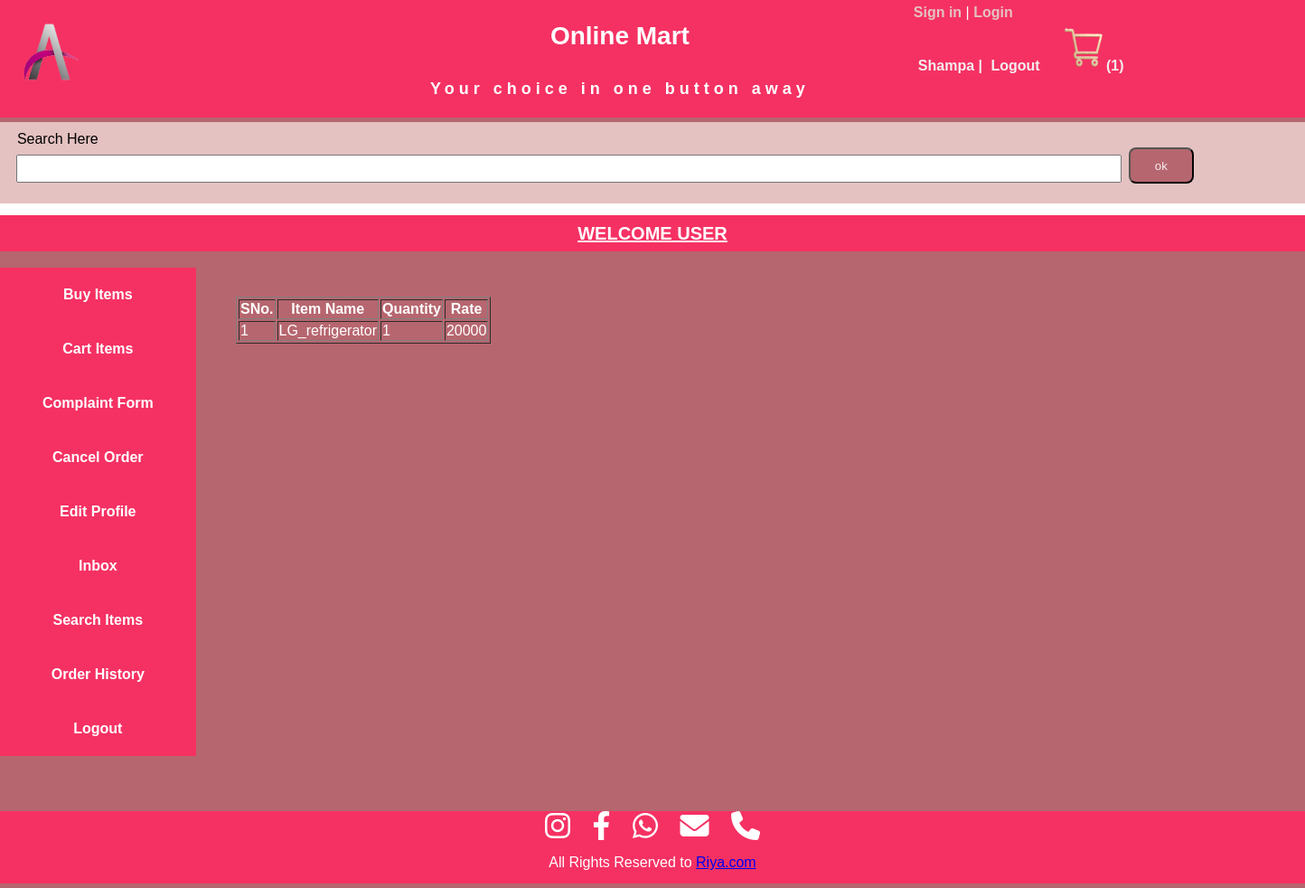
Page /displayOrderDetailForUserHistory.php?id=14 (signed in) on the committed database.
### tables this page shows
CREATE TABLE IF NOT EXISTS `order_detail` (
  `order_detail_id` int(11) NOT NULL AUTO_INCREMENT,
  `item_id` int(11) NOT NULL,
  `item_quantity` int(11) NOT NULL,
  `item_rate` float NOT NULL,
  `order_ref_id` int(11) NOT NULL,
  PRIMARY KEY (`order_detail_id`)
);

CREATE TABLE IF NOT EXISTS `item_info` (
  `item_id` int(11) NOT NULL AUTO_INCREMENT,
  `item_name` varchar(30) NOT NULL,
  `item_desc` text NOT NULL,
  `item_path` text NOT NULL,
  `parent_cat` int(11) NOT NULL,
  `item_rate` float NOT NULL,
  `item_disc` float NOT NULL,
  `reg_date` date NOT NULL,
  PRIMARY KEY (`item_id`)
);

### displayOrderDetailForUserHistory.php (the view, shortened to what this page needs)
<?php
   if(isset($_SESSION["uname"]) && $_SESSION["utype"]=="user")
   {
   include('header.php');
?>
<div id="content">
   <div id="adminHeader">
        <h1> <u>  WELCOME USER </u></h1>
   </div>
    <br>
    <div id="adminMain">
        <div id="LeftSide">
         <?php  include('userMenu.php');  ?>
        </div>
        <div id="RightSide">
           <?php
           $id = $_REQUEST["id"];
           include("databseconnect.php");
           $rsOrder = mysqli_query($con,"select * from order_detail,item_info where order_detail.item_id = item_info.item_id and order_ref_id='$id'");
           echo("<div id ='myList'>");
            echo("<table border ='1'>");
             echo("<tr>");
             echo("<th> SNo. </th>");
             echo("<th> Item Name </th>");
             echo("<th> Quantity </th>");
             echo("<th> Rate </th>");
             echo("</tr>");
             $cnt =0;
             while($row=mysqli_fetch_array($rsOrder))
             {
               $cnt++;
               echo("<tr>");
               echo("<td>");
               echo($cnt);
               echo("</td>");
               echo("<td>");
               echo($row["item_name"]);
               echo("</td>");
               echo("<td>");
               echo($row["item_quantity"]);
               echo("</td>");
               echo("<td>");
               echo($row["item_rate"]);
               echo("</td>");
               echo("</tr>");
             }
             echo("</table>");
             echo("</div>");
           ?>
        </div>
    </div>
</div>
<?php
  include('footer.php');
}
else
{
  header("location:loginForm.php");
}
?>

### CSS/style.css (style rules this page uses)
body { padding: 0px; margin: 0px; font-family: Verdana, Geneva, Tahoma, sans-serif; }
#content { min-height: 600px; width: 100%; border-bottom: 1px solid #b6666f; margin: 0px auto; background-color: #b6666f; }
#adminHeader { background-color: #f53163; width: 100%; height: 40px; padding: 0px; margin-top: 0px; }
#adminHeader h1 { color: white; font-size: 20px; text-align: center; line-height: 40px; }
#adminMain { min-height: 600px; width: 100%; background-color: #b6666f; }
#LeftSide { width: 15%; display: inline-block; vertical-align: top; background-color: #ddbea9; }
#RightSide { width: 80%; display: inline-block; background-color: #b6666f; margin: 2px 10px; }
#myList { margin: 20px ; padding: 10px; width: 1200px; height: 400px; overflow: scroll; color: white; }

### rows in the picture
order_detail: item.item_name "LG_refrigerator", item_quantity "1", item.item_rate "20000"

### other values in the picture
$_SESSION["uname"] "Shampa"
$cnt "1"
